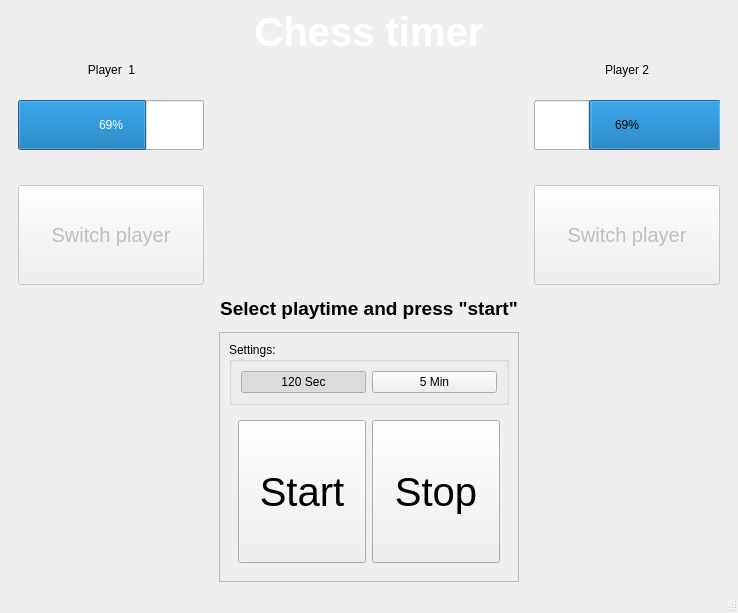
<?xml version="1.0" encoding="UTF-8"?>
<ui version="4.0">
 <class>MainWindow</class>
 <widget class="QMainWindow" name="MainWindow">
  <property name="geometry">
   <rect>
    <x>0</x>
    <y>0</y>
    <width>738</width>
    <height>613</height>
   </rect>
  </property>
  <property name="windowTitle">
   <string>MainWindow</string>
  </property>
  <property name="styleSheet">
   <string notr="true">QMainWindow{
border-image: url(:/images/resources/images/background.svg);
}</string>
  </property>
  <widget class="QWidget" name="centralwidget">
   <layout class="QGridLayout" name="gridLayout">
    <item row="3" column="1">
     <widget class="QLabel" name="game_state_text">
      <property name="font">
       <font>
        <pointsize>14</pointsize>
        <bold>true</bold>
       </font>
      </property>
      <property name="text">
       <string>Select playtime and press &quot;start&quot;</string>
      </property>
      <property name="alignment">
       <set>Qt::AlignCenter</set>
      </property>
     </widget>
    </item>
    <item row="2" column="0" rowspan="3">
     <widget class="QGroupBox" name="player_1">
      <property name="styleSheet">
       <string notr="true">QGroupBox{
border:none;
}</string>
      </property>
      <property name="title">
       <string>Player  1</string>
      </property>
      <property name="alignment">
       <set>Qt::AlignCenter</set>
      </property>
      <layout class="QVBoxLayout" name="verticalLayout_2">
       <property name="spacing">
        <number>5</number>
       </property>
       <item>
        <widget class="QProgressBar" name="player1_progbar">
         <property name="minimumSize">
          <size>
           <width>0</width>
           <height>50</height>
          </size>
         </property>
         <property name="value">
          <number>69</number>
         </property>
         <property name="alignment">
          <set>Qt::AlignCenter</set>
         </property>
        </widget>
       </item>
       <item>
        <widget class="QPushButton" name="switch_player1_btn">
         <property name="enabled">
          <bool>false</bool>
         </property>
         <property name="minimumSize">
          <size>
           <width>100</width>
           <height>100</height>
          </size>
         </property>
         <property name="font">
          <font>
           <pointsize>15</pointsize>
          </font>
         </property>
         <property name="text">
          <string>Switch player</string>
         </property>
        </widget>
       </item>
      </layout>
     </widget>
    </item>
    <item row="2" column="1">
     <spacer name="verticalSpacer">
      <property name="orientation">
       <enum>Qt::Vertical</enum>
      </property>
      <property name="sizeHint" stdset="0">
       <size>
        <width>20</width>
        <height>40</height>
       </size>
      </property>
     </spacer>
    </item>
    <item row="2" column="2" rowspan="3">
     <widget class="QGroupBox" name="player_2">
      <property name="autoFillBackground">
       <bool>false</bool>
      </property>
      <property name="styleSheet">
       <string notr="true">QGroupBox{
border:none;
}</string>
      </property>
      <property name="title">
       <string>Player 2</string>
      </property>
      <property name="alignment">
       <set>Qt::AlignCenter</set>
      </property>
      <property name="flat">
       <bool>false</bool>
      </property>
      <layout class="QVBoxLayout" name="verticalLayout_3">
       <property name="spacing">
        <number>5</number>
       </property>
       <item>
        <widget class="QProgressBar" name="player2_progbar">
         <property name="minimumSize">
          <size>
           <width>0</width>
           <height>50</height>
          </size>
         </property>
         <property name="styleSheet">
          <string notr="true"/>
         </property>
         <property name="value">
          <number>69</number>
         </property>
         <property name="alignment">
          <set>Qt::AlignCenter</set>
         </property>
         <property name="textVisible">
          <bool>true</bool>
         </property>
         <property name="orientation">
          <enum>Qt::Horizontal</enum>
         </property>
         <property name="invertedAppearance">
          <bool>true</bool>
         </property>
         <property name="textDirection">
          <enum>QProgressBar::TopToBottom</enum>
         </property>
        </widget>
       </item>
       <item>
        <widget class="QPushButton" name="switch_player2_btn">
         <property name="enabled">
          <bool>false</bool>
         </property>
         <property name="minimumSize">
          <size>
           <width>100</width>
           <height>100</height>
          </size>
         </property>
         <property name="font">
          <font>
           <pointsize>15</pointsize>
          </font>
         </property>
         <property name="text">
          <string>Switch player</string>
         </property>
         <property name="autoRepeat">
          <bool>false</bool>
         </property>
        </widget>
       </item>
      </layout>
     </widget>
    </item>
    <item row="5" column="2">
     <spacer name="horizontalSpacer_2">
      <property name="orientation">
       <enum>Qt::Horizontal</enum>
      </property>
      <property name="sizeHint" stdset="0">
       <size>
        <width>40</width>
        <height>20</height>
       </size>
      </property>
     </spacer>
    </item>
    <item row="5" column="1">
     <widget class="QFrame" name="frame">
      <property name="minimumSize">
       <size>
        <width>300</width>
        <height>250</height>
       </size>
      </property>
      <property name="styleSheet">
       <string notr="true"/>
      </property>
      <property name="frameShape">
       <enum>QFrame::StyledPanel</enum>
      </property>
      <property name="frameShadow">
       <enum>QFrame::Raised</enum>
      </property>
      <layout class="QVBoxLayout" name="verticalLayout">
       <item>
        <widget class="QGroupBox" name="settings">
         <property name="styleSheet">
          <string notr="true"/>
         </property>
         <property name="title">
          <string>Settings:</string>
         </property>
         <layout class="QHBoxLayout" name="horizontalLayout">
          <item>
           <widget class="QPushButton" name="select_120s_btn">
            <property name="text">
             <string>120 Sec</string>
            </property>
            <property name="checkable">
             <bool>true</bool>
            </property>
            <property name="checked">
             <bool>true</bool>
            </property>
           </widget>
          </item>
          <item>
           <widget class="QPushButton" name="select_5min_btn">
            <property name="text">
             <string>5 Min</string>
            </property>
            <property name="checkable">
             <bool>true</bool>
            </property>
           </widget>
          </item>
         </layout>
        </widget>
       </item>
       <item>
        <widget class="QFrame" name="game_buttons">
         <property name="frameShape">
          <enum>QFrame::NoFrame</enum>
         </property>
         <property name="frameShadow">
          <enum>QFrame::Raised</enum>
         </property>
         <layout class="QHBoxLayout" name="horizontalLayout_2">
          <item>
           <widget class="QPushButton" name="start_game_btn">
            <property name="sizePolicy">
             <sizepolicy hsizetype="Minimum" vsizetype="Expanding">
              <horstretch>0</horstretch>
              <verstretch>0</verstretch>
             </sizepolicy>
            </property>
            <property name="font">
             <font>
              <pointsize>30</pointsize>
             </font>
            </property>
            <property name="text">
             <string>Start</string>
            </property>
           </widget>
          </item>
          <item>
           <widget class="QPushButton" name="stop_game_btn">
            <property name="sizePolicy">
             <sizepolicy hsizetype="Minimum" vsizetype="Expanding">
              <horstretch>0</horstretch>
              <verstretch>0</verstretch>
             </sizepolicy>
            </property>
            <property name="font">
             <font>
              <pointsize>30</pointsize>
             </font>
            </property>
            <property name="text">
             <string>Stop</string>
            </property>
           </widget>
          </item>
         </layout>
        </widget>
       </item>
      </layout>
     </widget>
    </item>
    <item row="0" column="1">
     <widget class="QLabel" name="label">
      <property name="font">
       <font>
        <family>Segoe UI</family>
        <pointsize>30</pointsize>
        <bold>true</bold>
       </font>
      </property>
      <property name="styleSheet">
       <string notr="true">color:white;</string>
      </property>
      <property name="text">
       <string>Chess timer</string>
      </property>
      <property name="alignment">
       <set>Qt::AlignCenter</set>
      </property>
     </widget>
    </item>
    <item row="5" column="0">
     <spacer name="horizontalSpacer">
      <property name="orientation">
       <enum>Qt::Horizontal</enum>
      </property>
      <property name="sizeHint" stdset="0">
       <size>
        <width>182</width>
        <height>20</height>
       </size>
      </property>
     </spacer>
    </item>
   </layout>
  </widget>
  <widget class="QMenuBar" name="menubar">
   <property name="geometry">
    <rect>
     <x>0</x>
     <y>0</y>
     <width>738</width>
     <height>21</height>
    </rect>
   </property>
  </widget>
  <widget class="QStatusBar" name="statusbar"/>
 </widget>
 <resources/>
 <connections/>
</ui>
